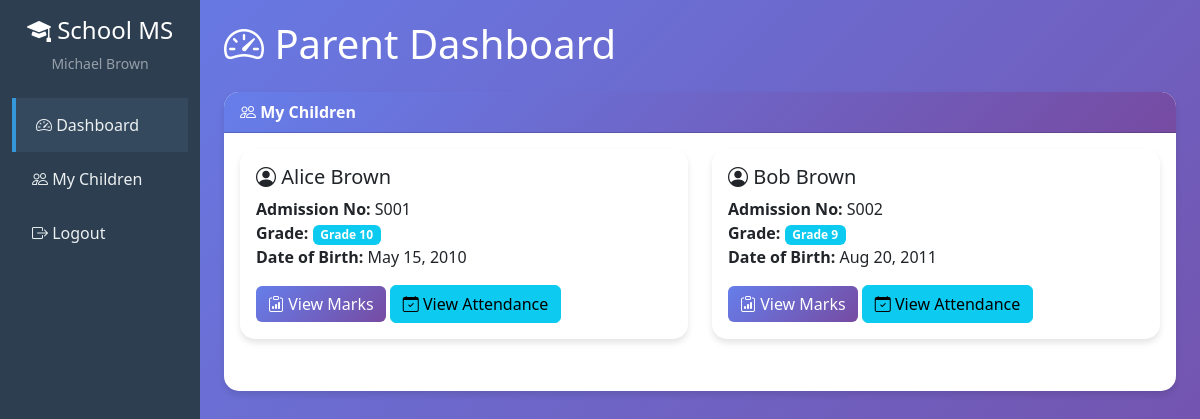
The page /parent-dashboard/ (signed in) on the database its author committed.
### core/models.py (models this page shows, shortened)
class Student(models.Model):
    user = models.OneToOneField(User, on_delete=models.CASCADE, related_name='student_profile')
    admission_number = models.CharField(max_length=20, unique=True)
    date_of_birth = models.DateField()
    grade = models.CharField(max_length=10)
    parent = models.ForeignKey(User, on_delete=models.SET_NULL, null=True, blank=True,
                               related_name='children', limit_choices_to={'profile__user_type': 'parent'})

### core/views.py (the view)
# urls.py: path('parent-dashboard/', views.parent_dashboard, name='parent_dashboard'),
@login_required
def parent_dashboard(request):
    if not hasattr(request.user, 'profile') or request.user.profile.user_type != 'parent':
        messages.error(request, 'Access denied. Parent privileges required.')
        return redirect('dashboard')
    children = Student.objects.filter(parent=request.user).select_related('user')
    context = {
        'children': children,
    }
    return render(request, 'parent_dashboard.html', context)

### templates/parent_dashboard.html (shortened to what this page needs)
{% extends 'base.html' %}
{% block sidebar %}
<li class="nav-item">
    <a class="nav-link active" href="{% url 'parent_dashboard' %}">
        <i class="bi bi-speedometer2"></i> Dashboard
    </a>
</li>
<li class="nav-item">
    <a class="nav-link" href="{% url 'parent_dashboard' %}">
        <i class="bi bi-people"></i> My Children
    </a>
</li>
{% endblock %}
{% block content %}
<h1 class="mb-4 text-white"><i class="bi bi-speedometer2"></i> Parent Dashboard</h1>
<div class="card">
    <div class="card-header">
        <i class="bi bi-people"></i> My Children
    </div>
    <div class="card-body">
        {% if children %}
        <div class="row">
            {% for child in children %}
            <div class="col-md-6 mb-3">
                <div class="card">
                    <div class="card-body">
                        <h5 class="card-title">
                            <i class="bi bi-person-circle"></i> {{ child.user.get_full_name }}
                        </h5>
                        <p class="card-text">
                            <strong>Admission No:</strong> {{ child.admission_number }}<br>
                            <strong>Grade:</strong> <span class="badge bg-info">{{ child.grade }}</span><br>
                            <strong>Date of Birth:</strong> {{ child.date_of_birth|date:"M d, Y" }}
                        </p>
                        <a href="{% url 'parent_view_child_marks' child.id %}" class="btn btn-primary">
                            <i class="bi bi-clipboard-data"></i> View Marks
                        </a>
                        <a href="{% url 'parent_view_child_attendance' child.id %}" class="btn btn-info">
                            <i class="bi bi-calendar-check"></i> View Attendance
                        </a>
                    </div>
                </div>
            </div>
            {% endfor %}
        </div>
        {% else %}
        <div class="text-center py-5">
            <i class="bi bi-inbox" style="font-size: 4rem; color: #ccc;"></i>
            <p class="text-muted mt-3">No children assigned to your account yet.</p>
            <p class="text-muted">Please contact the administrator.</p>
        </div>
        {% endif %}
    </div>
</div>
{% endblock %}

### templates/base.html (shortened to what this page needs)
<!DOCTYPE html>
<html lang="en">
<head>
    <link href="https://cdn.jsdelivr.net/npm/bootstrap@5.3.0/dist/css/bootstrap.min.css" rel="stylesheet">
    <link rel="stylesheet" href="https://cdn.jsdelivr.net/npm/bootstrap-icons@1.10.0/font/bootstrap-icons.css">
</head>
<body>
    {% if user.is_authenticated %}
    <div class="container-fluid">
        <div class="row">
            <nav class="col-md-2 d-md-block sidebar">
                <div class="position-sticky pt-3">
                    <div class="text-center mb-4">
                        <h4 class="text-white"><i class="bi bi-mortarboard-fill"></i> School MS</h4>
                        <p class="text-white-50 small">{{ user.get_full_name|default:user.username }}</p>
                    </div>
                    <ul class="nav flex-column">
                        {% block sidebar %}{% endblock %}
                        <li class="nav-item mt-auto">
                            <a class="nav-link" href="{% url 'logout' %}">
                                <i class="bi bi-box-arrow-right"></i> Logout
                            </a>
                        </li>
                    </ul>
                </div>
            </nav>
            <main class="col-md-10 ms-sm-auto px-md-4 content-wrapper">
                {% block content %}{% endblock %}
            </main>
        </div>
    </div>
    {% endif %}
</body>
</html>

### templates/base.html (style rules this page uses)
body { min-height: 100vh; background: linear-gradient(135deg, #667eea 0%, #764ba2 100%); }
.sidebar { min-height: 100vh; background-color: #2c3e50; }
.sidebar a { color: #ecf0f1; text-decoration: none; padding: 15px 20px; display: block; transition: all 0.3s; }
.sidebar a:hover, .sidebar a.active { background-color: #34495e; border-left: 4px solid #3498db; }
.content-wrapper { padding: 20px; }
.card { border: none; border-radius: 15px; box-shadow: 0 4px 6px rgba(0, 0, 0, 0.1); margin-bottom: 20px; }
.card-header { background: linear-gradient(135deg, #667eea 0%, #764ba2 100%); color: white; border-radius: 15px 15px 0 0 !important; font-weight: bold; }
.btn-primary { background: linear-gradient(135deg, #667eea 0%, #764ba2 100%); border: none; }

### rows shown on the page
Student: user.get_full_name "Alice Brown", admission_number "S001", grade "Grade 10", date_of_birth "May 15, 2010"
Student: user.get_full_name "Bob Brown", admission_number "S002", grade "Grade 9", date_of_birth "Aug 20, 2011"

### other values the page prints
{{ user.get_full_name|default:user.username }} "Michael Brown"
